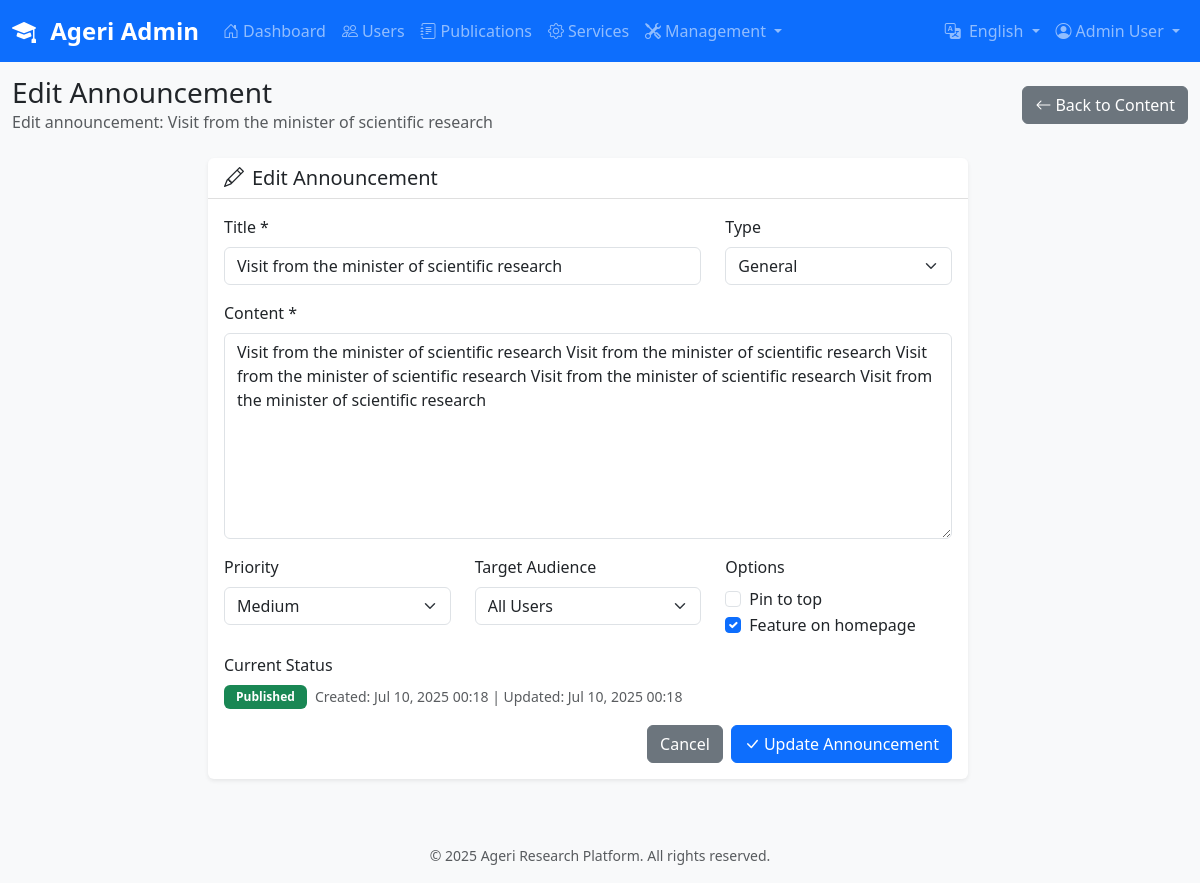
Screenshot of /dashboard/announcements/1/edit/ (signed in) with the database file from the repository.
### accounts/models.py (models this page shows, shortened)
class User(AbstractUser):
    email = models.EmailField(unique=True)
    role = models.CharField(
        max_length=20,
        choices=UserRole.choices,
        default=UserRole.RESEARCHER
    )
    is_approved = models.BooleanField(default=False)
    approval_date = models.DateTimeField(null=True, blank=True)
    approved_by = models.ForeignKey(
        'self',
        on_delete=models.SET_NULL,
        null=True,
        blank=True,
        related_name='approved_users'
    )
    phone = models.CharField(max_length=20, blank=True)
    institution = models.CharField(max_length=200, blank=True)
    objects = CustomUserManager()
    department = models.CharField(max_length=200, blank=True)
    USERNAME_FIELD = 'email'
    REQUIRED_FIELDS = ['username', 'first_name', 'last_name']
    class Meta:
        db_table = 'auth_user'
        verbose_name = 'User'
        verbose_name_plural = 'Users'

### content/models.py (models this page shows, shortened)
class Announcement(TimeStampedModel):
    title = models.CharField(max_length=200)
    content = models.TextField(help_text="Main announcement content")
    summary = models.CharField(
        max_length=300,
        blank=True,
        help_text="Brief summary for list views (auto-generated if empty)"
    )
    announcement_type = models.CharField(
        max_length=20,
        choices=AnnouncementType.choices,
        default=AnnouncementType.GENERAL
    )
    priority = models.CharField(
        max_length=10,
        choices=PriorityChoices.choices,
        default=PriorityChoices.MEDIUM
    )
    target_audience = models.CharField(
        max_length=20,
        choices=TargetAudience.choices,
        default=TargetAudience.ALL
    )
    status = models.CharField(
        max_length=20,
        choices=StatusChoices.choices,
        default=StatusChoices.DRAFT
    )
    is_pinned = models.BooleanField(
        default=False,
        help_text="Pin announcement to top of list"
    )
    is_featured = models.BooleanField(
        default=False,
        help_text="Feature on homepage"
    )
    publish_at = models.DateTimeField(
        default=timezone.now,
        help_text="When to publish the announcement"
    )
    expires_at = models.DateTimeField(
        null=True,
        blank=True,
        help_text="When announcement expires (optional)"
    )
    author = models.ForeignKey(
        User,
        on_delete=models.CASCADE,
        related_name='authored_announcements'
    )
    approved_by = models.ForeignKey(
        User,
        on_delete=models.SET_NULL,
        null=True,
        blank=True,
        related_name='approved_announcements'
    )
    approved_at = models.DateTimeField(null=True, blank=True)
    attachment = models.FileField(
        upload_to=upload_to_announcements,
        blank=True,
        validators=[FileExtensionValidator(allowed_extensions=['pdf', 'doc', 'docx', 'jpg', 'jpeg', 'png'])],
        help_text="Optional attachment (PDF, DOC, DOCX, JPG, PNG)"
    )
    view_count = models.PositiveIntegerField(default=0)
    class Meta:
        ordering = ['-is_pinned', '-priority', '-publish_at']
        indexes = [
            models.Index(fields=['status']),
            models.Index(fields=['announcement_type']),
            models.Index(fields=['target_audience']),
            models.Index(fields=['publish_at']),
            models.Index(fields=['expires_at']),
            models.Index(fields=['-is_pinned', '-priority']),
        ]
        verbose_name = 'Announcement'
        verbose_name_plural = 'Announcements'

### dashboard/views.py (the view, shortened to what this page needs)
# urls.py: path('announcements/<int:announcement_id>/edit/', views.edit_announcement, name='edit_announcement'),
@staff_member_required
def edit_announcement(request, announcement_id):
    announcement = get_object_or_404(Announcement, id=announcement_id)
    context = {'announcement': announcement}
    return render(request, 'dashboard/edit_announcement.html', context)

### dashboard/templates/dashboard/edit_announcement.html (shortened to what this page needs)
{% extends 'dashboard/base.html' %}
{% block page_title %}Edit Announcement{% endblock %}
{% block page_description %}Edit announcement: {{ announcement.title }}{% endblock %}
{% block page_actions %}
<a href="{% url 'dashboard:content_management' %}" class="btn btn-secondary">
    <i class="bi bi-arrow-left me-1"></i>Back to Content
</a>
{% endblock %}
{% block content %}
<div class="row justify-content-center">
    <div class="col-lg-8">
        <div class="card">
            <div class="card-header">
                <h5 class="card-title mb-0">
                    <i class="bi bi-pencil me-2"></i>Edit Announcement
                </h5>
            </div>
            <div class="card-body">
                <form method="post">
                    <div class="row">
                        <div class="col-md-8">
                            <div class="mb-3">
                                <label for="title" class="form-label">Title *</label>
                                <input type="text" class="form-control" id="title" name="title"
                                       value="{{ announcement.title }}" required>
                            </div>
                        </div>
                        <div class="col-md-4">
                            <div class="mb-3">
                                <label for="announcement_type" class="form-label">Type</label>
                                <select class="form-select" id="announcement_type" name="announcement_type">
                                    <option value="general" {% if announcement.announcement_type == 'general' %}selected{% endif %}>General</option>
                                </select>
                            </div>
                        </div>
                    </div>
                    <div class="mb-3">
                        <label for="content" class="form-label">Content *</label>
                        <textarea class="form-control" id="content" name="content" rows="8" required>{{ announcement.content }}</textarea>
                    </div>
                    <div class="row">
                        <div class="col-md-4">
                            <div class="mb-3">
                                <label for="priority" class="form-label">Priority</label>
                                <select class="form-select" id="priority" name="priority">
                                    <option value="medium" {% if announcement.priority == 'medium' %}selected{% endif %}>Medium</option>
                                </select>
                            </div>
                        </div>
                        <div class="col-md-4">
                            <div class="mb-3">
                                <label for="target_audience" class="form-label">Target Audience</label>
                                <select class="form-select" id="target_audience" name="target_audience">
                                    <option value="all" {% if announcement.target_audience == 'all' %}selected{% endif %}>All Users</option>
                                </select>
                            </div>
                        </div>
                        <div class="col-md-4">
                            <div class="mb-3">
                                <label class="form-label">Options</label>
                                <div class="form-check">
                                    <input class="form-check-input" type="checkbox" id="is_pinned" name="is_pinned"
                                           {% if announcement.is_pinned %}checked{% endif %}>
                                    <label class="form-check-label" for="is_pinned">
                                        Pin to top
                                    </label>
                                </div>
                                <div class="form-check">
                                    <input class="form-check-input" type="checkbox" id="is_featured" name="is_featured"
                                           {% if announcement.is_featured %}checked{% endif %}>
                                    <label class="form-check-label" for="is_featured">
                                        Feature on homepage
                                    </label>
                                </div>
                            </div>
                        </div>
                    </div>
                    <div class="mb-3">
                        <label class="form-label">Current Status</label>
                        <div class="d-flex align-items-center">
                            {% if announcement.status == 'published' %}
                                <span class="badge bg-success me-2">Published</span>
                            {% elif announcement.status == 'pending' %}
                                <span class="badge bg-warning me-2">Pending</span>
                            {% elif announcement.status == 'draft' %}
                                <span class="badge bg-secondary me-2">Draft</span>
                            {% else %}
                                <span class="badge bg-danger me-2">Rejected</span>
                            {% endif %}
                            <small class="text-muted">
                                Created: {{ announcement.created_at|date:"M d, Y H:i" }}
                                {% if announcement.updated_at != announcement.created_at %}
                                    | Updated: {{ announcement.updated_at|date:"M d, Y H:i" }}
                                {% endif %}
                            </small>
                        </div>
                    </div>
                    <div class="d-flex justify-content-end gap-2">
                        <a href="{% url 'dashboard:content_management' %}" class="btn btn-secondary">Cancel</a>
                        <button type="submit" class="btn btn-primary">
                            <i class="bi bi-check-lg me-1"></i>Update Announcement
                        </button>
                    </div>
                </form>
            </div>
        </div>
    </div>
</div>
{% endblock %}

### dashboard/templates/dashboard/base.html (shortened to what this page needs)
{% load i18n arabic_trans %}
{% get_current_language as LANGUAGE_CODE %}
<!DOCTYPE html>
<html lang="{{ LANGUAGE_CODE }}" dir="{% if LANGUAGE_CODE == 'ar' %}rtl{% else %}ltr{% endif %}">
<head>
    <link href="https://cdn.jsdelivr.net/npm/bootstrap@5.3.0/dist/css/bootstrap.min.css" rel="stylesheet">
    <link href="https://cdn.jsdelivr.net/npm/bootstrap-icons@1.10.0/font/bootstrap-icons.css" rel="stylesheet">
    {% load static %}
    <link rel="stylesheet" href="{% static 'dashboard/css/dashboard.css' %}">
</head>
<body>
    <nav class="navbar navbar-expand-lg navbar-dark bg-primary fixed-top">
        <div class="container-fluid">
            <a class="navbar-brand fw-bold" href="{% url 'dashboard:home' %}">
                <i class="bi bi-mortarboard-fill me-2"></i>
                {% trans "Ageri Admin" %}
            </a>
            <div class="collapse navbar-collapse" id="navbarNav">
                <ul class="navbar-nav me-auto">
                    <li class="nav-item">
                        <a class="nav-link {% if request.resolver_match.url_name == 'home' %}active{% endif %}"
                           href="{% url 'dashboard:home' %}">
                            <i class="bi bi-house-door me-1"></i>{% trans "Dashboard" %}
                        </a>
                    </li>
                    <li class="nav-item">
                        <a class="nav-link {% if request.resolver_match.url_name == 'user_management' %}active{% endif %}"
                           href="{% url 'dashboard:user_management' %}">
                            <i class="bi bi-people me-1"></i>{% trans "Users" %}
                        </a>
                    </li>
                    <li class="nav-item">
                        <a class="nav-link {% if request.resolver_match.url_name == 'publication_management' %}active{% endif %}"
                           href="{% url 'dashboard:publication_management' %}">
                            <i class="bi bi-journal-text me-1"></i>{% trans "Publications" %}
                        </a>
                    </li>
                    <li class="nav-item">
                        <a class="nav-link {% if request.resolver_match.url_name == 'service_requests' %}active{% endif %}"
                           href="{% url 'dashboard:service_requests' %}">
                            <i class="bi bi-gear me-1"></i>{% trans "Services" %}
                        </a>
                    </li>
                    <li class="nav-item dropdown">
                        <a class="nav-link dropdown-toggle" href="#" role="button" data-bs-toggle="dropdown">
                            <i class="bi bi-tools me-1"></i>{% trans "Management" %}
                        </a>
                    </li>
                </ul>
                <ul class="navbar-nav">
                    <li class="nav-item dropdown">
                        <a class="nav-link dropdown-toggle" href="#" role="button" data-bs-toggle="dropdown">
                            <i class="bi bi-translate me-1"></i>
                            {% if LANGUAGE_CODE == 'ar' %}العربية{% else %}English{% endif %}
                        </a>
                    </li>
                    <li class="nav-item dropdown">
                        <a class="nav-link dropdown-toggle" href="#" role="button" data-bs-toggle="dropdown">
                            <i class="bi bi-person-circle me-1"></i>{{ user.get_full_name|default:user.username }}
                        </a>
                    </li>
                </ul>
            </div>
        </div>
    </nav>
    <div class="container-fluid" style="margin-top: 76px;">
        <div class="row mb-4">
            <div class="col-12">
                <div class="d-flex justify-content-between align-items-center">
                    <div>
                        <h1 class="h3 mb-0">{% block page_title %}Dashboard{% endblock %}</h1>
                        <p class="text-muted mb-0">{% block page_description %}Welcome to the Ageri Research Platform Admin Dashboard{% endblock %}</p>
                    </div>
                    <div>
                        {% block page_actions %}{% endblock %}
                    </div>
                </div>
            </div>
        </div>
        <div class="row">
            {% block content %}{% endblock %}
        </div>
    </div>
    <footer class="bg-light text-center text-muted py-3 mt-5">
        <div class="container">
            <small>&copy; 2025 Ageri Research Platform. All rights reserved.</small>
        </div>
    </footer>
</body>
</html>

### dashboard/static/dashboard/css/dashboard.css (style rules this page uses)
:root { --primary-color: #0d6efd; --secondary-color: #6c757d; --success-color: #198754; --danger-color: #dc3545; --warning-color: #ffc107; --info-color: #0dcaf0; --light-color: #f8f9fa; --dark-color: #212529; }
body { background-color: #f8f9fa; font-family: 'Segoe UI', Tahoma, Geneva, Verdana, sans-serif; }
.navbar-brand { font-size: 1.5rem; font-weight: 700; }
.card { border: none; box-shadow: 0 0.125rem 0.25rem rgba(0, 0, 0, 0.075); transition: box-shadow 0.15s ease-in-out; }
.card-header { background-color: transparent; border-bottom: 1px solid rgba(0, 0, 0, 0.125); font-weight: 600; }
.badge { font-size: 0.75rem; padding: 0.375rem 0.75rem; }
.btn { border-radius: 0.375rem; font-weight: 500; transition: all 0.15s ease-in-out; }

### rows the page displays
Announcement: title "Visit from the minister of scientific research", announcement_type "General", content "Visit from the minister of scientific research Visit from the minister of scientific research Visit from the minister of scientific research Visit from the minister of scientific research Visit from the minister of scientific research", priority "Medium", target_audience "All Users", is_featured "☑", created_at "Jul 10, 2025 00:18", updated_at "Jul 10, 2025 00:18"

### other values shown
{{ user.get_full_name|default:user.username }} "Admin User"
